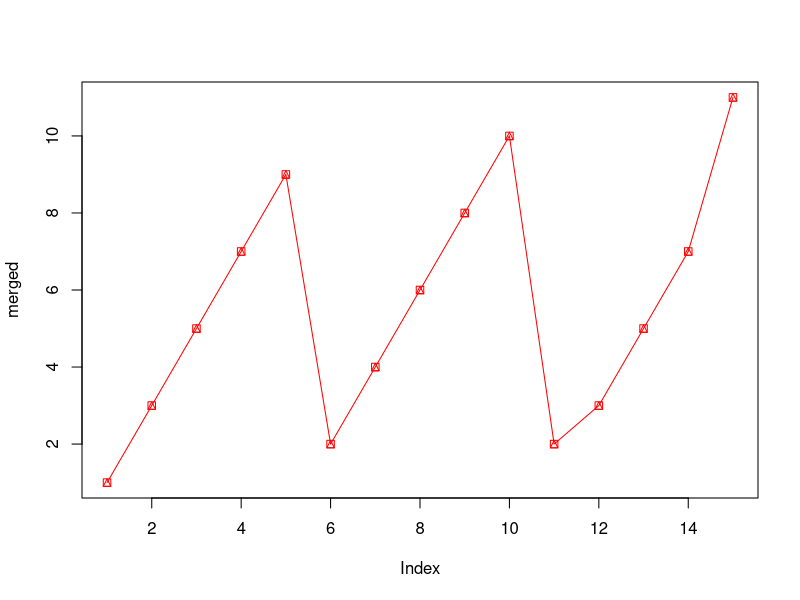
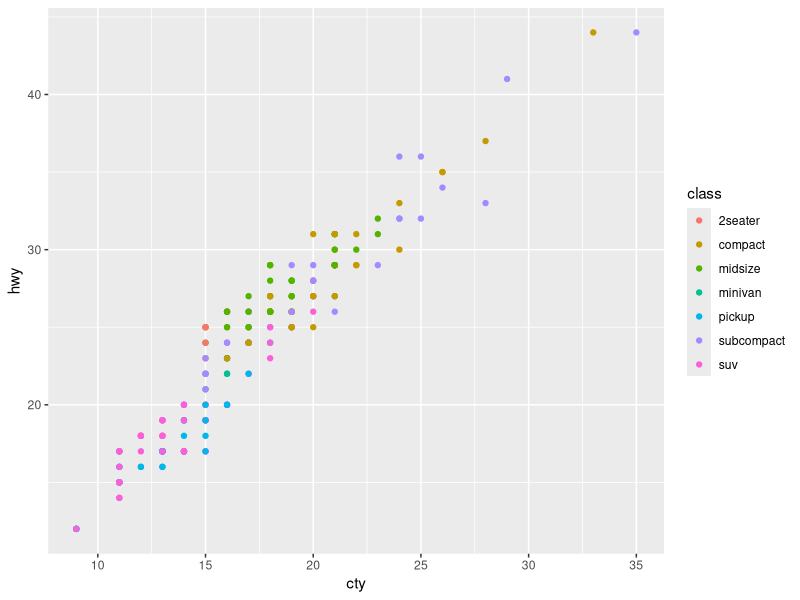

Write R code to recreate these figures, in order.

first <- c(1,3,5,7,9)
second <- c(2,4,6,8,10)
third <- c(2,3,5,7,11)
# Combining the three vectors to become 3x5 matrix
merged <- c(first, second, third)
matrics <- matrix(merged,3,5,TRUE)

# printing the content of the matrix
print(matrics)

# Plot a graph and label
plot(merged, type ="o", col="red", pch=14)

# Task 2
name <- c("Adam","Bob","Charles","David","Elijah")
age <- c(23,45,12,32,28)
role <- c("Manager","Accountant","Clerk","Receptionist","Secretary")
service_length <- c(15,10,12,9,4)
employee <- data.frame(name,age,role,service_length)
print(employee)

# Task 3
install.packages("ggplot2")
library(ggplot2)

# to find a toy data set
data(package = "ggplot2")
seq <- 1:20 

qplot(data = mpg, x = cty, y = hwy, geom = "point", color = class)

